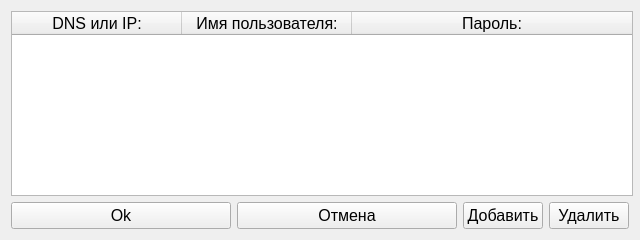
<?xml version="1.0" encoding="UTF-8"?>
<ui version="4.0">
 <class>DB_choice</class>
 <widget class="QWidget" name="DB_choice">
  <property name="geometry">
   <rect>
    <x>0</x>
    <y>0</y>
    <width>640</width>
    <height>240</height>
   </rect>
  </property>
  <property name="minimumSize">
   <size>
    <width>640</width>
    <height>240</height>
   </size>
  </property>
  <property name="maximumSize">
   <size>
    <width>640</width>
    <height>240</height>
   </size>
  </property>
  <property name="font">
   <font>
    <pointsize>12</pointsize>
   </font>
  </property>
  <property name="windowTitle">
   <string>Form</string>
  </property>
  <layout class="QGridLayout" name="gridLayout_2" columnstretch="0,0,0,0" columnminimumwidth="0,0,0,0">
   <property name="sizeConstraint">
    <enum>QLayout::SetDefaultConstraint</enum>
   </property>
   <item row="1" column="0">
    <widget class="QPushButton" name="pushButton_ok">
     <property name="text">
      <string>Ok</string>
     </property>
    </widget>
   </item>
   <item row="0" column="0" colspan="2">
    <widget class="QTableWidget" name="tableWidget">
     <property name="minimumSize">
      <size>
       <width>622</width>
       <height>0</height>
      </size>
     </property>
     <attribute name="horizontalHeaderMinimumSectionSize">
      <number>170</number>
     </attribute>
     <attribute name="horizontalHeaderStretchLastSection">
      <bool>true</bool>
     </attribute>
     <attribute name="verticalHeaderVisible">
      <bool>false</bool>
     </attribute>
     <attribute name="verticalHeaderMinimumSectionSize">
      <number>0</number>
     </attribute>
     <column>
      <property name="text">
       <string>DNS или IP:</string>
      </property>
     </column>
     <column>
      <property name="text">
       <string>Имя пользователя:</string>
      </property>
     </column>
     <column>
      <property name="text">
       <string>Пароль:</string>
      </property>
     </column>
    </widget>
   </item>
   <item row="1" column="1">
    <widget class="QPushButton" name="pushButton_Cancel">
     <property name="text">
      <string>Отмена</string>
     </property>
    </widget>
   </item>
   <item row="1" column="2">
    <widget class="QPushButton" name="pushButton_add">
     <property name="text">
      <string>Добавить</string>
     </property>
    </widget>
   </item>
   <item row="1" column="3">
    <widget class="QPushButton" name="pushButton_remove">
     <property name="text">
      <string>Удалить</string>
     </property>
    </widget>
   </item>
  </layout>
 </widget>
 <resources/>
 <connections/>
</ui>
